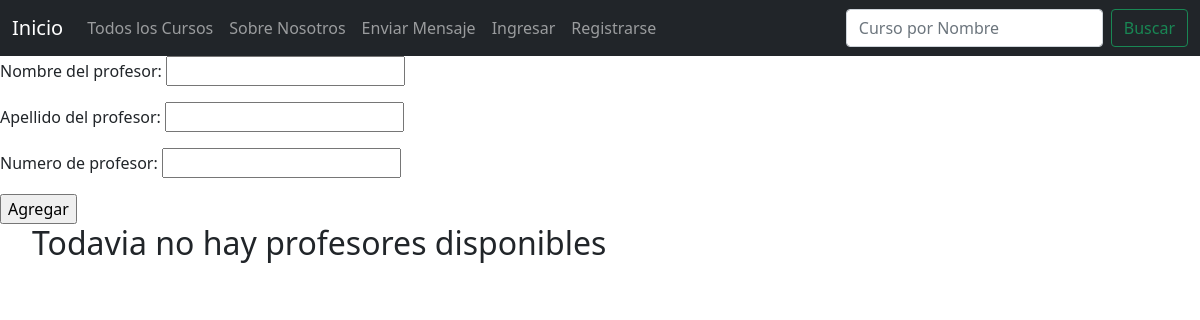
Before: /profesores/ with the older database file.
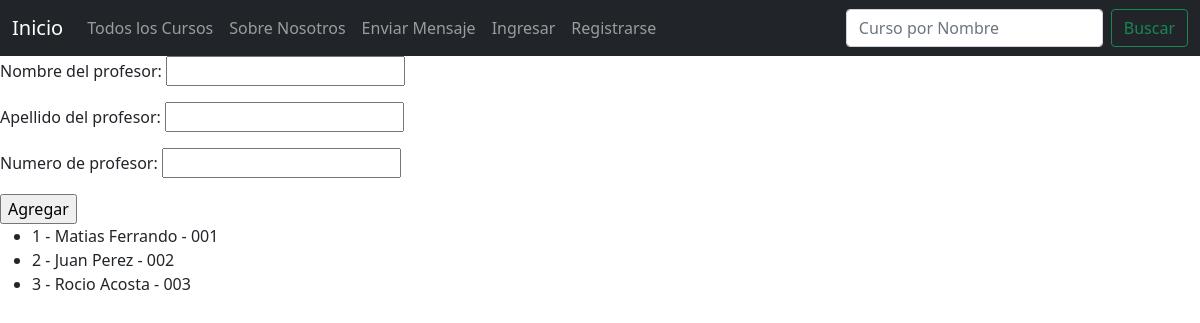
After: the same page with the newer database file.
### Aplicacion/models.py (models this page shows, shortened)
class Profesor(models.Model):
    nombre_del_profesor = models.CharField(max_length=20)
    apellido_del_profesor = models.CharField(max_length=20)
    numero_de_profesor = models.CharField(max_length=4)

### Aplicacion/views.py (the view)
# urls.py: path("profesores/", mostrar_profesores, name="profesores"),
def mostrar_profesores(request):
    context = {
        "form": ProfesorForm(),
        "profesores": Profesor.objects.all(),
    }
    return render(request, "Aplicacion/profesores.html", context)

### Aplicacion/forms.py
class ProfesorForm(forms.ModelForm):
    class Meta:
        model = Profesor
        fields = '__all__'

### Aplicacion/templates/Aplicacion/profesores.html (shortened to what this page needs)
{% extends "Aplicacion/base.html" %}
{% load static %}
{% block main %}
<h1>Administracion de Profesores: </h1>
<form action="{% url 'agregar-profesor' %}" method="post">
    {{form.as_p}}
    <input type="submit" value="Agregar">
</form>
<ul>
    {% if not profesores %}
    <h2>Todavia no hay profesores disponibles</h2>
    {% endif %}
    {% for profesor in profesores %}
    <li>
        {{ profesor.id }} - {{profesor.nombre_del_profesor}} {{profesor.apellido_del_profesor}} - {{profesor.numero_de_profesor}}
    </li>
    {% endfor %}
</ul>
{% endblock %}

### Aplicacion/templates/Aplicacion/base.html (shortened to what this page needs)
<!DOCTYPE html>
<html lang="es">
  <head>
    {% load static %}
<link href="{% static 'Aplicacion/css/bootstrap.min.css'%}" rel="stylesheet">
    <link href="{% static 'Aplicacion/css/carousel.css '%}" rel="stylesheet">
  </head>
  <body>
<header>
  <nav class="navbar navbar-expand-md navbar-dark fixed-top bg-dark">
    <div class="container-fluid">
      <a class="navbar-brand" href="{% url 'index' %}">Inicio</a>
      <div class="collapse navbar-collapse" id="navbarCollapse">
        <ul class="navbar-nav me-auto mb-2 mb-md-0">
          <li class="nav-item">
            <a class="nav-link" href="{% url 'post-list' %}">Todos los Cursos</a>
          </li>
          <li class="nav-item">
            <a class="nav-link" href="{% url 'about' %}">Sobre Nosotros</a>
          </li>
          <li class="nav-item">
            <a class="nav-link" href="{% url 'mensaje-create' %}">Enviar Mensaje</a>
          </li>
          {% if user.is_authenticated %}
          <li class="nav-item">
            <a class="nav-link" href="{% url 'profesores' %}">Profesores</a>
          </li>
          <li class="nav-item">
            <a class="nav-link" href="{% url 'alumnos' %}">Alumnos</a>
          </li>
          <li class="nav-item">
            <a class="nav-link" href="{% url 'post-create' %}">Nuevo Curso</a>
          </li>
          <li class="nav-item">
            <a class="nav-link" href="{% url 'post-mine' %}">Mis Cursos</a>
          </li>
          <li class="nav-item">
            <a class="nav-link" href="{% url 'mensaje-list' %}">Mensajeria</a>
          </li>
          {% if user.profile %}
          <li class="nav-item">
            <a class="nav-link" href="{% url 'profile-update' user.profile.id %}">Actualizar Perfil</a>
          </li>
          {% else %}
          <li class="nav-item">
            <a class="nav-link" href="{% url 'profile-create' %}">Crear Perfil</a>
          </li>
          {% endif %}
          <li class="nav-item">
            <a class="nav-link" href="{% url 'logout' %}">Salir | {{ user.username }}</a>
          </li>
          {% else %}
          <li class="nav-item">
            <a class="nav-link" href="{% url 'login' %}">Ingresar</a>
          </li>
          <li class="nav-item">
            <a class="nav-link" href="{% url 'signup' %}">Registrarse</a>
          </li>
          {% endif %}
        </ul>
        <form  action="{% url 'post-search' %}" class="d-flex">
          <input class="form-control me-2" type="search" name="criterio" placeholder="Curso por Nombre" aria-label="Search">
          <button class="btn btn-outline-success" type="submit">Buscar</button>
        </form>
      </div>
    </div>
  </nav>
</header>
{% block main %}
{% endblock %}
</body></html>

Changed rows visible on the page:
added Profesor: id "1", nombre_del_profesor "Matias", apellido_del_profesor "Ferrando", numero_de_profesor "001"
added Profesor: id "2", nombre_del_profesor "Juan", apellido_del_profesor "Perez", numero_de_profesor "002"
added Profesor: id "3", nombre_del_profesor "Rocio", apellido_del_profesor "Acosta", numero_de_profesor "003"
Other visible differences:
text no longer shown: "Todavia no hay profesores disponibles"
